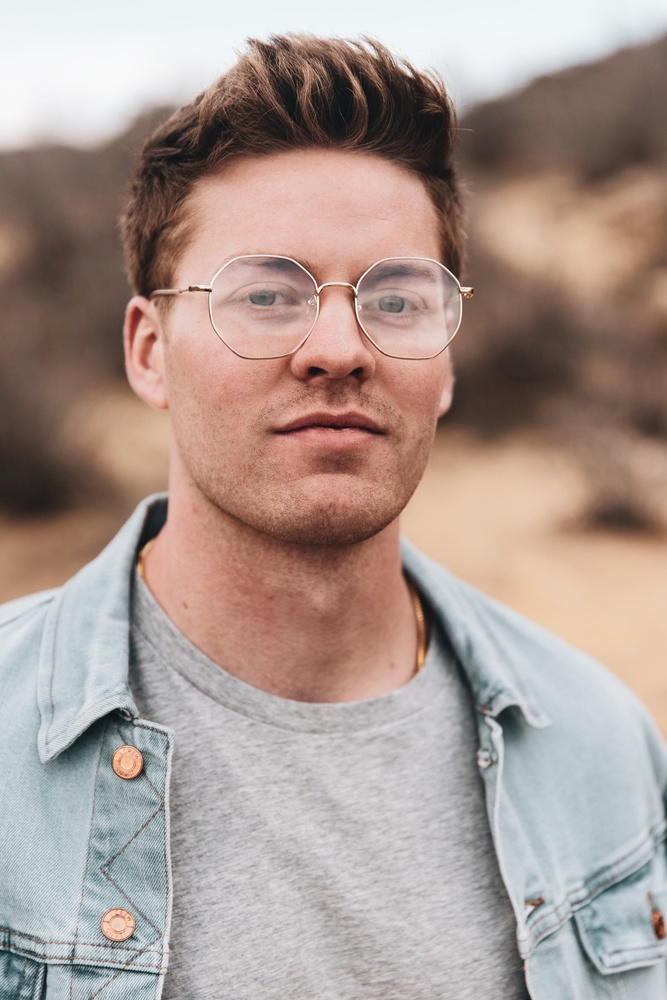
#> input picture OpenCV/images/logan-weaver.jpg, 667 x 1000 px, shrunk from 3072 x 4608 before the run
$ python blurring.py --image ../images/logan-weaver.jpg
#> lines starting #> are read from the running program, lines starting #| are printed output that depends on the picture
import numpy as np
import argparse
import cv2

ap = argparse.ArgumentParser()
ap.add_argument("-i", "--image", required=True,
    help="Path to the image")
args = vars(ap.parse_args())

image = cv2.imread(args["image"])
#> image is the input picture: shape (1000, 667, 3); mean B, G, R 145.8, 152.8, 170.5
cv2.imshow("Original", image)
cv2.waitKey(0)

blurred = np.hstack([
    cv2.blur(image, (3, 3)),
    cv2.blur(image, (5, 5)),
    cv2.blur(image, (7, 7))
]) # horizontally stacks --> three images into a row
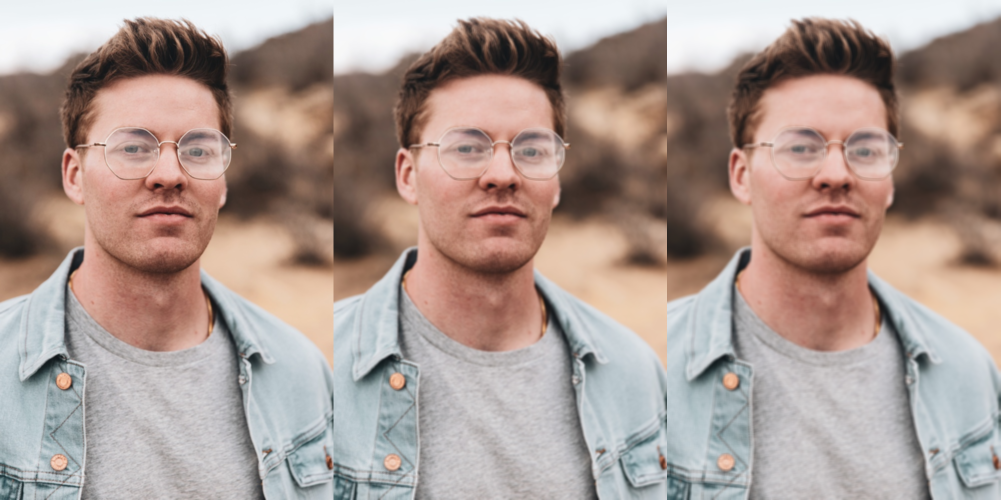
#> blurred: shape (1000, 2001, 3) (shown at 1/2 size); mean B, G, R 145.8, 152.8, 170.5
cv2.imshow("Averaged", blurred)
cv2.waitKey(0)

blurred = np.hstack([
    cv2.GaussianBlur(image, (3, 3), 0),
    cv2.GaussianBlur(image, (5, 5), 0),
    cv2.GaussianBlur(image, (7, 7), 0)
])
cv2.imshow("Gaussian", blurred)
cv2.waitKey(0)

blurred = np.hstack([
    cv2.medianBlur(image, 3),
    cv2.medianBlur(image, 5),
    cv2.medianBlur(image, 7)
])
cv2.imshow("Median", blurred)
cv2.waitKey(0)

"""
As the size of parameters increases, image has noise removed, yet the edges still remain
"""
blurred = np.hstack([
    cv2.bilateralFilter(image, 5, 21, 21), # diameter, color: more color in the neighborhood, space: pixels farther out from
                                            # the central pixel will influence the blurring calculation
    cv2.bilateralFilter(image, 7, 31, 31),
    cv2.bilateralFilter(image, 9, 41, 41)
])
cv2.imshow("Bilateral", blurred)
cv2.waitKey(0)

$ run again, on OpenCV/images/coins.png
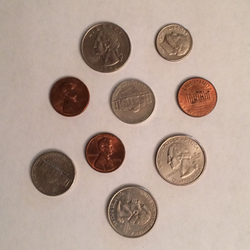
#> input picture OpenCV/images/coins.png, 250 x 250 px
#> image is the input picture: shape (250, 250, 3); mean B, G, R 147.7, 159.9, 180.7
#> `blurred = np.hstack([ cv2.blur(image, (3, 3)), cv2.blur(image, (5, 5))..`:
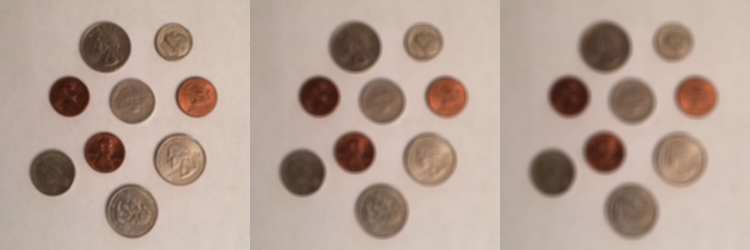
#> blurred: shape (250, 750, 3); mean B, G, R 147.7, 159.9, 180.7
#> `blurred = np.hstack([ cv2.bilateralFilter(image, 5, 21, 21),`:
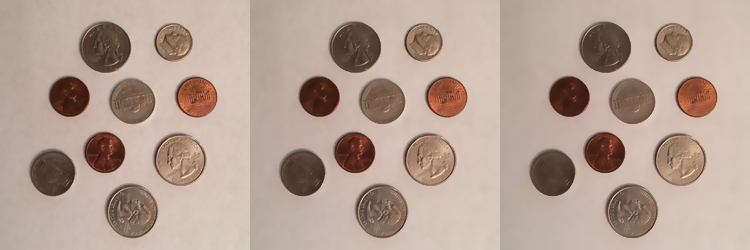
#> blurred: shape (250, 750, 3); mean B, G, R 147.7, 159.9, 180.8
